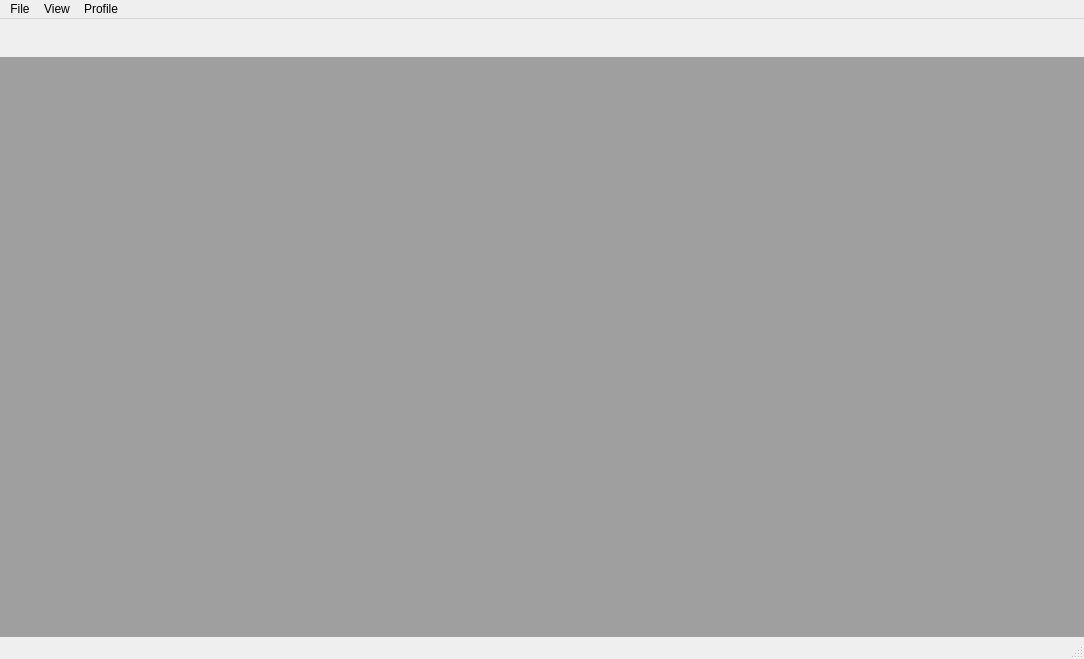
<?xml version="1.0" encoding="UTF-8"?>
<ui version="4.0">
 <class>MeasuringWindow</class>
 <widget class="QMainWindow" name="MeasuringWindow">
  <property name="geometry">
   <rect>
    <x>0</x>
    <y>0</y>
    <width>1084</width>
    <height>659</height>
   </rect>
  </property>
  <property name="sizePolicy">
   <sizepolicy hsizetype="Preferred" vsizetype="Preferred">
    <horstretch>0</horstretch>
    <verstretch>0</verstretch>
   </sizepolicy>
  </property>
  <property name="windowTitle">
   <string>MainWindow</string>
  </property>
  <property name="tabShape">
   <enum>QTabWidget::Rounded</enum>
  </property>
  <property name="dockOptions">
   <set>QMainWindow::AllowTabbedDocks|QMainWindow::AnimatedDocks</set>
  </property>
  <widget class="QWidget" name="centralwidget">
   <layout class="QVBoxLayout" name="verticalLayout">
    <property name="leftMargin">
     <number>0</number>
    </property>
    <property name="topMargin">
     <number>10</number>
    </property>
    <property name="rightMargin">
     <number>0</number>
    </property>
    <property name="bottomMargin">
     <number>0</number>
    </property>
    <item>
     <layout class="QHBoxLayout" name="horizontalLayout">
      <property name="leftMargin">
       <number>10</number>
      </property>
      <property name="rightMargin">
       <number>10</number>
      </property>
      <item>
       <widget class="QPushButton" name="pushButton_2">
        <property name="text">
         <string/>
        </property>
        <property name="icon">
         <iconset resource="MyResources.qrc">
          <normaloff>:/Images/Window Left Panel.png</normaloff>:/Images/Window Left Panel.png</iconset>
        </property>
        <property name="iconSize">
         <size>
          <width>40</width>
          <height>40</height>
         </size>
        </property>
        <property name="checkable">
         <bool>true</bool>
        </property>
        <property name="flat">
         <bool>true</bool>
        </property>
       </widget>
      </item>
      <item>
       <widget class="QPushButton" name="pushButton_3">
        <property name="text">
         <string/>
        </property>
        <property name="icon">
         <iconset resource="MyResources.qrc">
          <normaloff>:/Images/Window Performance.png</normaloff>:/Images/Window Performance.png</iconset>
        </property>
        <property name="iconSize">
         <size>
          <width>40</width>
          <height>40</height>
         </size>
        </property>
        <property name="checkable">
         <bool>true</bool>
        </property>
        <property name="flat">
         <bool>true</bool>
        </property>
       </widget>
      </item>
      <item>
       <spacer name="horizontalSpacer">
        <property name="orientation">
         <enum>Qt::Horizontal</enum>
        </property>
        <property name="sizeHint" stdset="0">
         <size>
          <width>40</width>
          <height>20</height>
         </size>
        </property>
       </spacer>
      </item>
     </layout>
    </item>
    <item>
     <widget class="QMdiArea" name="mdiArea"/>
    </item>
   </layout>
  </widget>
  <widget class="QMenuBar" name="menubar">
   <property name="geometry">
    <rect>
     <x>0</x>
     <y>0</y>
     <width>1084</width>
     <height>21</height>
    </rect>
   </property>
   <widget class="QMenu" name="menuF_jl">
    <property name="title">
     <string>File</string>
    </property>
    <addaction name="actionOpen_MDF_file"/>
    <addaction name="separator"/>
    <addaction name="actionClose"/>
   </widget>
   <widget class="QMenu" name="menuN_zet">
    <property name="title">
     <string>View</string>
    </property>
    <addaction name="actionSignal_window"/>
    <addaction name="actionGraphic_Window"/>
    <addaction name="separator"/>
    <addaction name="actionSelect_Signals"/>
    <addaction name="actionMDF_file_info"/>
   </widget>
   <widget class="QMenu" name="menuProfil">
    <property name="title">
     <string>Profile</string>
    </property>
    <addaction name="actionSaveProfil"/>
    <addaction name="actionLoadProfil"/>
    <addaction name="actionCloseProfil"/>
   </widget>
   <addaction name="menuF_jl"/>
   <addaction name="menuN_zet"/>
   <addaction name="menuProfil"/>
  </widget>
  <widget class="QStatusBar" name="statusbar"/>
  <action name="actionSaveProfil">
   <property name="text">
    <string>Save Profile</string>
   </property>
  </action>
  <action name="actionLoadProfil">
   <property name="text">
    <string>Load Profile</string>
   </property>
   <property name="toolTip">
    <string>Profil betöltése</string>
   </property>
  </action>
  <action name="actionCloseProfil">
   <property name="text">
    <string>Close Profile</string>
   </property>
   <property name="toolTip">
    <string>Profil bezárása</string>
   </property>
  </action>
  <action name="actionSelect_Signals">
   <property name="text">
    <string>Select Signals</string>
   </property>
  </action>
  <action name="actionSignal_window">
   <property name="checkable">
    <bool>true</bool>
   </property>
   <property name="checked">
    <bool>false</bool>
   </property>
   <property name="icon">
    <iconset resource="MyResources.qrc">
     <normaloff>:/Images/Window Left Panel.png</normaloff>:/Images/Window Left Panel.png</iconset>
   </property>
   <property name="text">
    <string>Signal Window</string>
   </property>
  </action>
  <action name="actionGraphic_Window">
   <property name="checkable">
    <bool>true</bool>
   </property>
   <property name="icon">
    <iconset resource="MyResources.qrc">
     <normaloff>:/Images/Window Performance.png</normaloff>:/Images/Window Performance.png</iconset>
   </property>
   <property name="text">
    <string>Graphic Window</string>
   </property>
  </action>
  <action name="actionOpen_MDF_file">
   <property name="text">
    <string>Open MDF file</string>
   </property>
  </action>
  <action name="actionClose">
   <property name="text">
    <string>Close</string>
   </property>
  </action>
  <action name="actionMDF_file_info">
   <property name="text">
    <string>MDF file info</string>
   </property>
  </action>
 </widget>
 <resources>
  <include location="MyResources.qrc"/>
 </resources>
 <connections/>
</ui>
